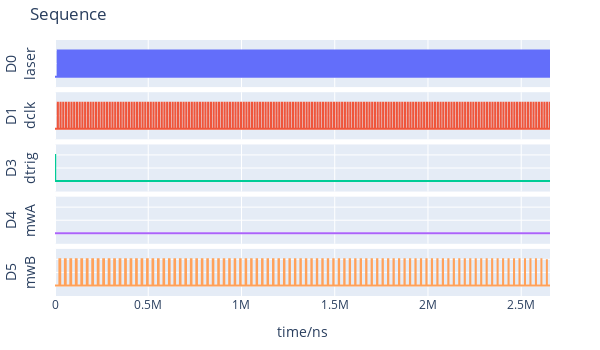

The notebook cell this image was saved under:
### Code cell
pg.setTrigger(TriggerStart.SOFTWARE, rearm=TriggerRearm.AUTO)
REPEAT_INFINITELY = -1
pg.stream(n_runs=REPEAT_INFINITELY)
pg.plotSeq(plot_all=False)

### Figure 1 — Plotly figure (JSON) as saved in the notebook; plotly's stock layout.template omitted (floating-point values rounded to 4 significant figures; data arrays with more than 128 entries replaced by an {"elided": "..."} marker saying what was removed)
{"data": [{"line": {"shape": "hv"}, "mode": "lines", "name": "D0", "type": "scatter", "x": {"elided": "15304 int values"}, "xaxis": "x", "y": {"elided": "15304 int values"}, "yaxis": "y"}, {"line": {"shape": "hv"}, "mode": "lines", "name": "D1", "type": "scatter", "x": {"elided": "15304 int values"}, "xaxis": "x2", "y": {"elided": "15304 int values"}, "yaxis": "y2"}, {"line": {"shape": "hv"}, "mode": "lines", "name": "D3", "type": "scatter", "x": {"elided": "15304 int values"}, "xaxis": "x3", "y": {"elided": "15304 int values"}, "yaxis": "y3"}, {"line": {"shape": "hv"}, "mode": "lines", "name": "D4", "type": "scatter", "x": [0, 2654360], "xaxis": "x4", "y": [0, 0], "yaxis": "y4"}, {"line": {"shape": "hv"}, "mode": "lines", "name": "D5", "type": "scatter", "x": {"elided": "15304 int values"}, "xaxis": "x5", "y": {"elided": "15304 int values"}, "yaxis": "y5"}], "layout": {"height": 350, "margin": {"b": 40, "l": 50, "r": 50, "t": 40}, "showlegend": false, "title": {"text": "Sequence"}, "width": 600, "xaxis": {"anchor": "y", "domain": [0, 1], "matches": "x5", "showticklabels": false}, "xaxis2": {"anchor": "y2", "domain": [0, 1], "matches": "x5", "showticklabels": false}, "xaxis3": {"anchor": "y3", "domain": [0, 1], "matches": "x5", "showticklabels": false}, "xaxis4": {"anchor": "y4", "domain": [0, 1], "matches": "x5", "showticklabels": false}, "xaxis5": {"anchor": "y5", "domain": [0, 1], "title": {"text": "time/ns"}}, "yaxis": {"anchor": "x", "domain": [0.816, 1], "range": [-0.4, 1.4], "showticklabels": false, "title": {"text": "D0<br>laser"}}, "yaxis2": {"anchor": "x2", "domain": [0.612, 0.796], "range": [-0.4, 1.4], "showticklabels": false, "title": {"text": "D1<br>dclk"}}, "yaxis3": {"anchor": "x3", "domain": [0.408, 0.592], "range": [-0.4, 1.4], "showticklabels": false, "title": {"text": "D3<br>dtrig"}}, "yaxis4": {"anchor": "x4", "domain": [0.204, 0.388], "range": [-0.4, 1.4], "showticklabels": false, "title": {"text": "D4<br>mwA"}}, "yaxis5": {"anchor": "x5", "domain": [0, 0.184], "range": [-0.4, 1.4], "showticklabels": false, "title": {"text": "D5<br>mwB"}}}}
